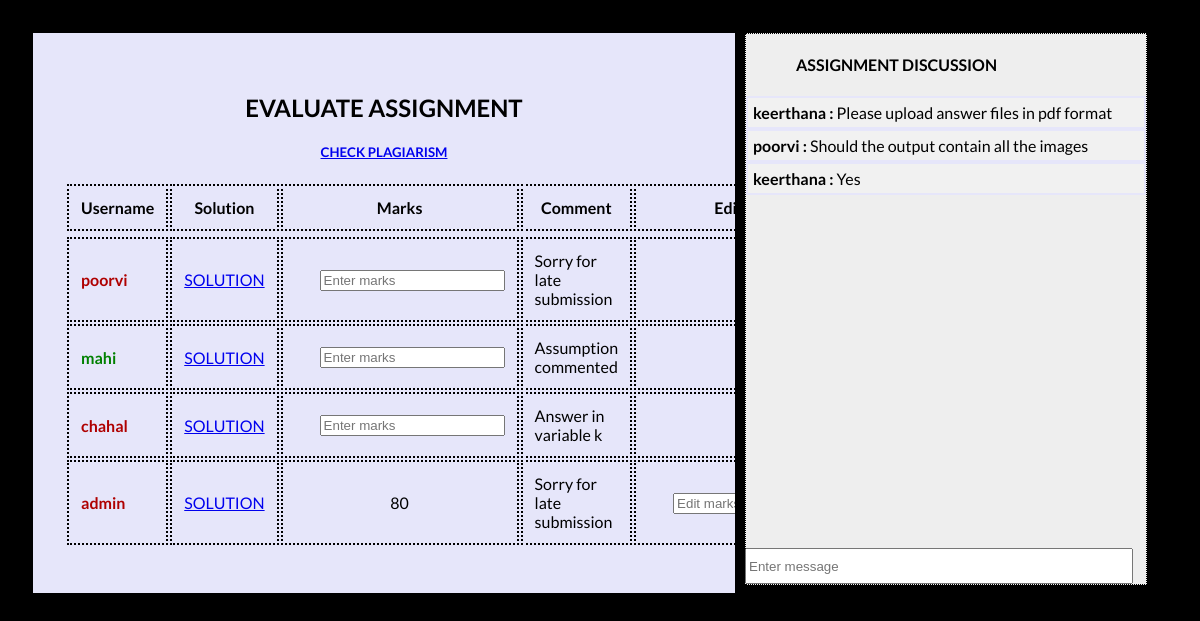
The app's page /assignment/12345 (signed in) with its own data.
### assignments/models.py (models this page shows)
class Submissions(models.Model):
    id=models.IntegerField(primary_key=True)
    code=  models.IntegerField()
    student_name= models.ForeignKey(User, on_delete=models.CASCADE,blank=True)
    solution_file=  models.FileField(upload_to='solutions/')
    marks= models.IntegerField(null=True)
    comment= models.TextField(null=True)
    is_copied= models.BooleanField(null=True)
    submission_time=models.DateField(default=datetime.now)

class AssignmentDiscussion(models.Model):
    id=models.IntegerField(primary_key=True)
    code=  models.IntegerField()
    student_name= models.ForeignKey(User, on_delete=models.CASCADE,blank=True)
    message_time=  models.DateTimeField(default=datetime.now, blank=True)
    message= models.TextField()

### assignments/views.py (the view)
# urls.py: path('assignment/<int:id>', assignment_views.assignmentDetail, name='assignment_detail'),
@login_required
def assignmentDetail(request,id):
    assign= Assignment.objects.get(code=id)
    submissions= Submissions.objects.filter(code=id)
    messages= AssignmentDiscussion.objects.filter(code=id).order_by('message_time')
    context={
        'assign':assign,
        'submissions':submissions,
        'messages':messages
    }
    return render(request,'assignments/assignment_detail.html',context)

### assignments/templates/assignments/assignment_detail.html (shortened to what this page needs)
{%load static%}
<!DOCTYPE html>
<html>
   <head>
      <link rel="stylesheet" href="{% static 'assignments/assets/css/grade.css' %}">
   </head>
   <body>
      <div class="flex-container">
         <div class="container" >
            <h2>
               EVALUATE ASSIGNMENT
               <h5>
                  <a  href="{% url 'check_plagiarism' assign.code%}" >
                     <center>CHECK PLAGIARISM</center>
                  </a>
               </h5>
            </h2>
            <table>
               <thead>
                  <tr>
                     <th>Username</th>
                     <th>Solution</th>
                     <th>Marks </th>
                     <th>Comment </th>
                     <th> Edit Marks</th>
               </thead>
               <tbody>
                  {% for submission in submissions %}
                  <tr>
                     {% if not submission.marks%}
                     <td>
                        {% if submission.is_copied %}
                        <b style="color:#AF0000">{{submission.student_name}}</b>
                        {% elif submission.submission_time <= assign.deadline %}
                        <b style="color:green">{{submission.student_name}}</b>
                        {% elif submission.submission_time > assign.deadline %}
                        <b style="color:green">{{submission.student_name}}</b>
                        <i style="color:#AF0000">(late)</i>
                        {% endif %}
                     </td>
                     <td>
                        <a href="{{submission.solution_file.url}}"> SOLUTION</a>
                     </td>
                     <td>
                        <form method="GET" action="{% url 'grade' submission.id %}" >
                           <input type="text" name="marks" value="{{request.GET.marks}}"   placeholder="Enter marks" style="margin-left:25px" "margin-top:15px" >
                        </form>
                     </td>
                     <td>
                        {{submission.comment}}
                     </td>
                     <td>
                        <center> NA</center>
                     </td>
                     {%endif%}
                  </tr>
                  {%endfor%}
                  {% for submission in submissions %}
                  <tr>
                     {% if submission.marks%}
                     <td>
                        {% if submission.is_copied %}
                        <b style="color:#AF0000">{{submission.student_name}}</b>
                        {% elif submission.submission_time <= assign.deadline %}
                        <b style="color:green">{{submission.student_name}}</b>
                        {% elif submission.submission_time > assign.deadline %}
                        <b style="color:green">{{submission.student_name}}</b>
                        <i style="color:#AF0000">(late)</i>
                        {% endif %}
                     </td>
                     <td>
                        <a href="{{submission.solution_file.url}}"> SOLUTION</a>
                     </td>
                     <td>
                        <center>{{submission.marks}}</center>
                     </td>
                     <td>
                        {{submission.comment}}
                     </td>
                     <td>
                        <form method="GET" action="{% url 'grade' submission.id %}" >
                           <input type="text" name="marks" value="{{request.GET.marks}}"   placeholder="Edit marks" style="margin-left:25px" "margin-top:15px" >
                        </form>
                     </td>
                     {%endif%}
                  </tr>
                  {%endfor%}
               </tbody>
            </table>
         </div>
         <div>
            <div class="chat">
              <h4 style="margin-left:50px;"> ASSIGNMENT DISCUSSION</h4>
               {% for message in messages %}
               <div class="msg">
                  <b>{{message.student_name }} : </b>
                  {{message.message}}
               </div>
               {% endfor %}
               <div style="height:40px"></div>
            </div>
            <div class="chat-box">
               <form method="GET" action="{% url 'submit-message' assign.code %}" >
                  <input type="text" name="message" value="{{request.GET.message}}"   placeholder="Enter message"  class="chat-input">
               </form>
            </div>
         </div>
      </div>
   </body>
</html>

### assignments/static/assignments/assets/css/grade.css (style rules this page uses)
body { background-color: black; padding: 25px; }
.flex-container { display: flex; }
.container { width: 720px; min-height: 200px; flex: 1; max-height: 550px; overflow-x: hidden; overflow-y: scroll; padding-left: 32px; padding-right: 32px; padding-top: 40px; padding-bottom: 40px; background-color: lavender; font-family: Lato; }
.container h2 { text-align: center; }
table { margin: 0 auto; }
td, th { padding: 12px; border: 2px dotted; }
.chat { background-color: #eee; width: 400px; height: 550px; border: 1px dotted black; overflow-x: hidden; overflow-y: scroll; float: right; margin-right: 20px; margin-left: 10px; font-family: Lato; }
.chat-box { position: fixed; margin-top: 515px; font-family: Lato; }
.chat-input { height: 30px; width: 380px; margin-left: 10px; }
.msg { padding: 5px; border: 2px solid lavender; background-color: #f1f1f1; }

### records on screen
Submissions: student_name "poorvi", comment "Sorry for late submission"
Submissions: student_name "mahi", comment "Assumption commented"
Submissions: student_name "chahal", comment "Answer in variable k"
Submissions: student_name "admin", marks "80", comment "Sorry for late submission"
AssignmentDiscussion: student_name "keerthana", message "Please upload answer files in pdf format"
AssignmentDiscussion: student_name "poorvi", message "Should the output contain all the images"
AssignmentDiscussion: student_name "keerthana", message "Yes"
